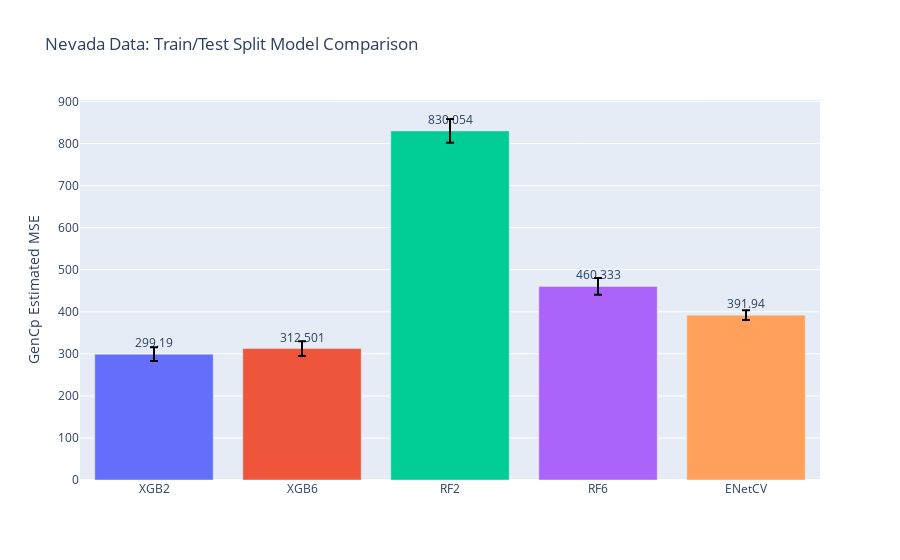

Notebook code for this chart:
### Code cell
fig_SSN_spat = make_subplots(
    rows=1, cols=1
)

df_SSN_spat = pd.DataFrame({est_names[i]: errs_SSN_spat[i] for i in np.arange(len(est_names))})

fig_SSN_spat.add_trace(go.Bar(
    x = df_SSN_spat.columns,
    y=df_SSN_spat.mean(),
    marker_color=px.colors.qualitative.Plotly,
    text=np.around(df_SSN_spat.mean(),3),
    textposition='outside',
    error_y=dict(
        type='data',
        color='black',
        array=df_SSN_spat.std(),
    )
), row=1, col=1)

fig_SSN_spat.update_yaxes(title_text="GenCp Estimated MSE", row=1, col=1)
fig_SSN_spat.update_layout(title_text="Nevada Data: Train/Test Split Model Comparison", showlegend=False)
fig_SSN_spat.show()

### Figure 1 — Plotly figure (JSON) as saved in the notebook; plotly's stock layout.template omitted (floating-point values rounded to 4 significant figures)
{"data": [{"error_y": {"array": [16.47, 17.56, 28.24, 20.04, 11.59], "color": "black", "type": "data"}, "marker": {"color": ["#636EFA", "#EF553B", "#00CC96", "#AB63FA", "#FFA15A", "#19D3F3", "#FF6692", "#B6E880", "#FF97FF", "#FECB52"]}, "text": [299.2, 312.5, 830.1, 460.3, 391.9], "textposition": "outside", "type": "bar", "x": ["XGB2", "XGB6", "RF2", "RF6", "ENetCV"], "xaxis": "x", "y": [299.2, 312.5, 830.1, 460.3, 391.9], "yaxis": "y"}], "layout": {"showlegend": false, "title": {"text": "Nevada Data: Train/Test Split Model Comparison"}, "xaxis": {"anchor": "y", "domain": [0, 1]}, "yaxis": {"anchor": "x", "domain": [0, 1], "title": {"text": "GenCp Estimated MSE"}}}}
